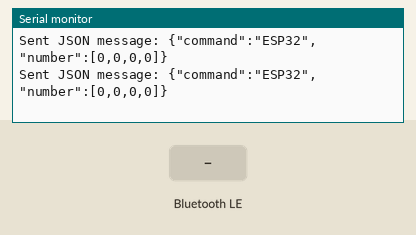
This sketch was run on a simulated ESP32-C3. Shown: the last lines printed to the serial monitor. Inputs (shaded band) come from the test bench. WiFi joins after 1.5 s; servers stay silent unless stated; nothing arrives over Bluetooth unless stated; a phone connects over Bluetooth LE 3 s after start.

Above: at 3.2 s.
3.3 s: Bluetooth LE write "5" received
At 4.2 s:
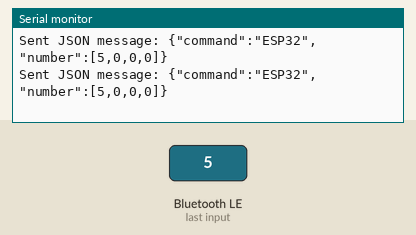
4.8 s: Bluetooth LE write "90" received
At 5.7 s:
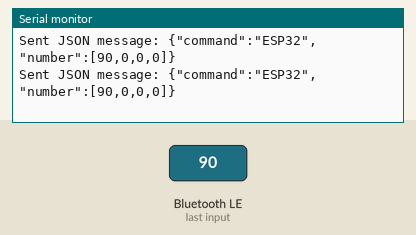
6.3 s: Bluetooth LE write "200" received
At 7.1 s:
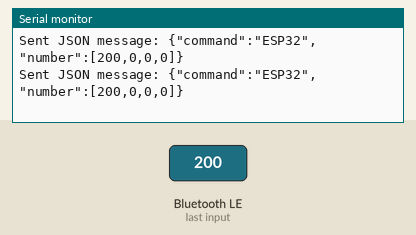
Timing chart, 0 to 9.3 s (numbered marks = the images above; inputs shaded):
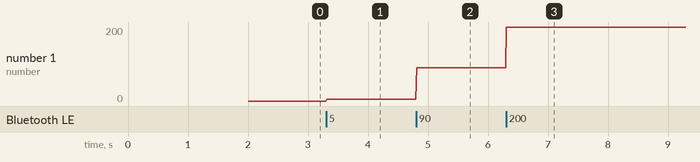

The sketch:

esp32_server.ino
```cpp
#include <BLEDevice.h>
#include <BLEServer.h>
#include <WiFi.h>
#include <WiFiUdp.h>
#include <ArduinoJson.h>  // Include the ArduinoJson library

#define SERVICE_UUID "4fafc201-1fb5-459e-8fcc-c5c9c331914b"       // UUID for the service and characteristic
#define INTEGER_CHAR_UUID "12345678-1234-1234-1234-1234567890ab"  // UUID for the integer characteristic

// Timing consts
const int delayMs = 5;

// Wifi config
const char* ssid = "PicoW_Network";       // Pico W SSID
const char* password = "micropython123";  // Pico W password

// UDP config
WiFiUDP udp;
const char* udpAddress = "192.168.4.1";  // Pico W IP
const int udpPort = 12345;               // Port to send data on

// Declare BLE pointers
BLEServer* pServer;
BLEService* pService;
BLECharacteristic* pIntegerCharacteristic;
BLEAdvertising* pAdvertising;

// Global var for Json array of RSSI values
StaticJsonDocument<200> doc;
JsonArray arr;

// Variables to track connected clients
int clientCount = 0;

void updateRSSIList(int newRSSI)
{
    // Deserialize the RSSI value from the client and insert into buffer
    int cli_id   = newRSSI / 1000;
    int rssi_val = newRSSI % 1000;
    arr[cli_id]  = rssi_val;
}

// Custom callback class to handle characteristic writes
class MyCharacteristicCallbacks : public BLECharacteristicCallbacks
{
    void onWrite(BLECharacteristic* pCharacteristic)
    {
        // When the client writes to the characteristic, we read the value
        String value = pCharacteristic->getValue();
        int receivedInteger = value.toInt();
        Serial.print("Received Integer from client: ");
        Serial.println(receivedInteger);

        // Update buffer of RSSI values
        updateRSSIList(receivedInteger);
    }
};

// Custom callback class to handle server connection and disconnection events
class MyServerCallbacks : public BLEServerCallbacks
{
    void onConnect(BLEServer* pServer)
    {
        // Increment the client count when a client connects
        clientCount++;
        Serial.print("Client connected. Total clients: ");
        Serial.println(clientCount);

        // After connecting, the server stops advertising, so we start it again
        pAdvertising->start();
        Serial.println("Advertising restarted after client connection.");
    }

    void onDisconnect(BLEServer* pServer)
    {
        // Decrement the client count when a client disconnects
        clientCount--;
        Serial.print("Client disconnected. Total clients: ");
        Serial.println(clientCount);

        // After disconnecting, restart advertising so new clients can connect
        pAdvertising->start();
        Serial.println("Advertising restarted after client disconnection.");
    }
};

void setup()
{
    Serial.begin(115200);
    Serial.println("Server is starting...");

    // Add initial 4 entries into the RSSI buffer
    arr = doc.createNestedArray("numbers");
    arr.add(0);
    arr.add(0);
    arr.add(0);
    arr.add(0);

    // Initialize BLE server
    BLEDevice::init("ESP32C3_Server");

    // Connect to Pico W Wi-Fi
    WiFi.begin(ssid, password);
    while (WiFi.status() != WL_CONNECTED) {
      delay(1000);
      Serial.println("Connecting to WiFi...");
    }

    Serial.println("Connected to WiFi");
    udp.begin(udpPort);

    // Get the MAC address of the device
    String macAddress = BLEDevice::getAddress().toString().c_str();
    Serial.print("Server MAC Address: ");
    Serial.println(macAddress);

    // Create the server and set the callbacks to handle connection events
    pServer = BLEDevice::createServer();
    pServer->setCallbacks(new MyServerCallbacks());

    // Create the service
    pService = pServer->createService(SERVICE_UUID);

    // Create the characteristic for receiving integer data from the client
    pIntegerCharacteristic = pService->createCharacteristic(
        INTEGER_CHAR_UUID,
        BLECharacteristic::PROPERTY_WRITE  // This characteristic will be written by the client
    );

    // Set the callback function to handle the characteristic write
    pIntegerCharacteristic->setCallbacks(new MyCharacteristicCallbacks());

    // Start the service and begin advertising
    pService->start();
    pAdvertising = pServer->getAdvertising();
    pAdvertising->addServiceUUID(SERVICE_UUID);
    pAdvertising->start();
    Serial.println("Server is advertising...");
}

void loop()
{
    // Add key-value pairs to the JSON object
    StaticJsonDocument<200> doc;
    doc["command"] = "ESP32";
    doc["number"] = arr;

    // Serialize the JSON object into a string
    String jsonMessage;
    serializeJson(doc, jsonMessage);

    // Send the JSON message over UDP to the Pico W
    udp.beginPacket(udpAddress, udpPort);
    udp.write(reinterpret_cast<const uint8_t*>(jsonMessage.c_str()), jsonMessage.length());
    udp.endPacket();

    Serial.print("Sent JSON message: ");
    Serial.println(jsonMessage);

    delay(delayMs);
}
```

Measured:
- after the input at 3.3 s, the serial monitor: prints a new line at once (image 1)
- after the input at 4.8 s, the serial monitor: prints a new line at once (image 2)
- after the input at 6.3 s, the serial monitor: prints a new line at once (image 3)
- plotted number 1: 5 → 90 after the input at 4.8 s, 90 → 200 after the input at 6.3 s
